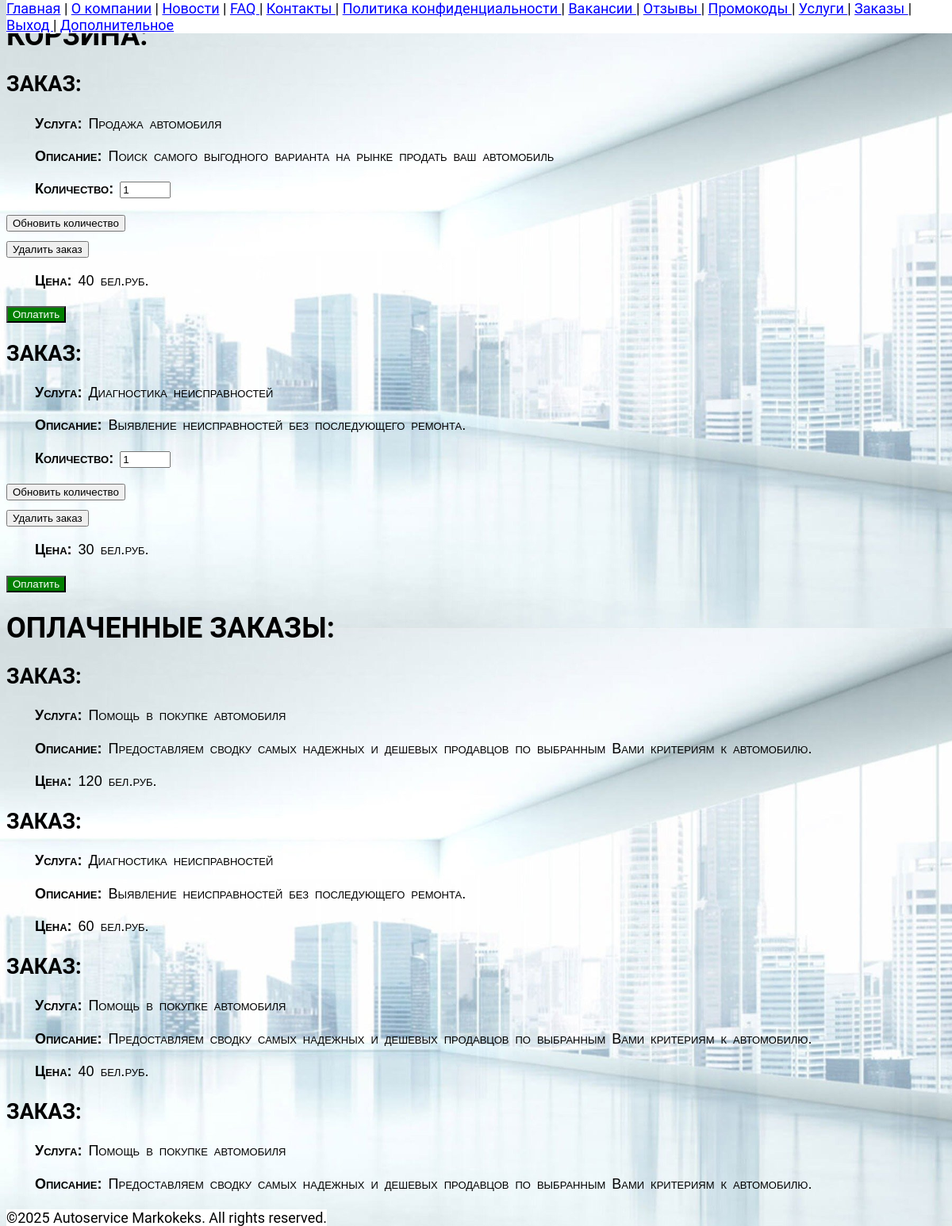
The app's page /customerorders/ (signed in) with its own data.
### orders/models.py (models this page shows)
class Order(models.Model):
    customer = models.ForeignKey(Customer, on_delete=models.CASCADE)
    service = models.ForeignKey(Service, on_delete=models.CASCADE)
    quantity = models.PositiveIntegerField(default=1)
    is_received = models.BooleanField(default=False)
    @property
    def total_cost(self):
        return self.quantity * self.service.cost

### services/models.py (models this page shows)
class Service(models.Model):
    name = models.CharField(max_length=200)
    description = models.TextField()
    cost = models.IntegerField()

### orders/views.py (the view)
# urls.py: path('customerorders/', customer_view, name="customer_view"),
def customer_view(request):
    if request.user.is_employee:
        return redirect('/')
    orders = request.user.customer.order_set.all()
    return render(request, 'orders_of_customer.html', {'orders': orders})

### users/models.py (called while the page is built)
    @property
    def is_active(self):
        return self.active

### orders/templates/orders_of_customer.html (shortened to what this page needs)
{% extends "base.html" %}
{% block content %}
    <h1>Корзина:</h1>
    {% for order in orders %}
        {% if not order.is_received %}
            <div>
                <h2>Заказ:</h2>
                <p><b>Услуга:</b> {{ order.service.name }}</p>
                <p><b>Описание:</b> {{ order.service.description }}</p>
                <form method="POST" action="{% url 'update_quantity' order.id %}">
                    <p><b>Количество:</b>
                        <input type="number" name="quantity"
                               value="{{ order.quantity }}"
                               min="1" max="100" required>
                    </p>
                    <button type="submit">Обновить количество</button>
                </form>
                <form method="POST" action="{% url 'delete_order' order.id %}" style="margin-top: 10px;">
                    <button type="submit">Удалить заказ</button>
                </form>
                <p><b>Цена:</b> {{ order.total_cost }} бел.руб.</p>
                <form method="GET" action="{% url 'pay_order' order.id %}" style="margin-top: 10px;">
                    <button type="submit" style="background-color: green; color: white;">Оплатить</button>
                </form>
            </div>
        {% endif %}
    {% endfor %}
    <h1>Оплаченные заказы:</h1>
    {% for order in orders %}
        {% if order.is_received %}
            <div>
                <h2>Заказ:</h2>
                <p><b>Услуга:</b> {{ order.service.name }}</p>
                <p><b>Описание:</b> {{ order.service.description }}</p>
                <p><b>Цена:</b> {{ order.total_cost }} бел.руб.</p>
            </div>
        {% endif %}
    {% endfor %}
{% endblock %}

### static/css/base.css (style rules this page uses)
body { font-family: 'Roboto', Arial, sans-serif; background-image: url("/static/crash.png"); background-size: 100%; background-position: top, center; background-repeat: repeat-y; overflow-x: hidden; }
h2 { font-variant: small-caps; }
p { font-family: 'Arial', sans-serif; text-indent: 2em; line-height: 1.3; font-variant: small-caps; word-spacing: 3px; letter-spacing: 0px; overflow-wrap: break-word; word-break: break-all; text-align: left; }
h1, h2, h3 { text-transform: uppercase; }
@media (min-width: 1025px) { body { background-color: #66cc66; } }
@media (min-height: 800px) { body { font-size: 18px; } }
button { cursor: pointer; }

### records on screen
Order: service.name "Продажа автомобиля", service.description "Поиск самого выгодного варианта на рынке продать ваш автомобиль", quantity "1", total_cost "40"
Order: service.name "Диагностика неисправностей", service.description "Выявление неисправностей без последующего ремонта.", quantity "1", total_cost "30"
Order: service.name "Помощь в покупке автомобиля", service.description "Предоставляем сводку самых надежных и дешевых продавцов по выбранным Вами критериям к автомобилю.", total_cost "120"
Order: service.name "Диагностика неисправностей", service.description "Выявление неисправностей без последующего ремонта.", total_cost "60"
Order: service.name "Помощь в покупке автомобиля", service.description "Предоставляем сводку самых надежных и дешевых продавцов по выбранным Вами критериям к автомобилю.", total_cost "40"
Order: service.name "Помощь в покупке автомобиля", service.description "Предоставляем сводку самых надежных и дешевых продавцов по выбранным Вами критериям к автомобилю."
